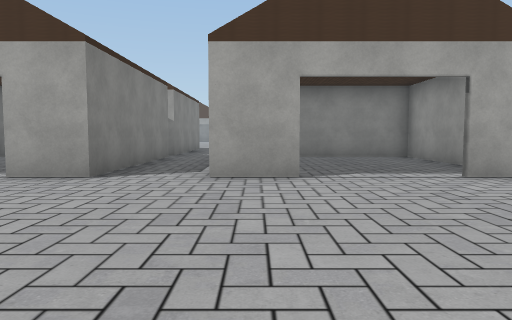
View 1 (above)

24 first-person views from a walk through a scene from a Unity 3-D project. The camera is 1.3 m above the floor, tilts 4° down and sees 70° across. The floor is counted in squares, 2 m on a side. Each view is taken from the middle of a square. On the plan, view 1 faces up. The plan holds only what a view shows up to about 11 squares ahead; the rest is blank. The place goes on beyond the plan. The player character is not drawn. Some surface patterns are stand-ins.

View 2
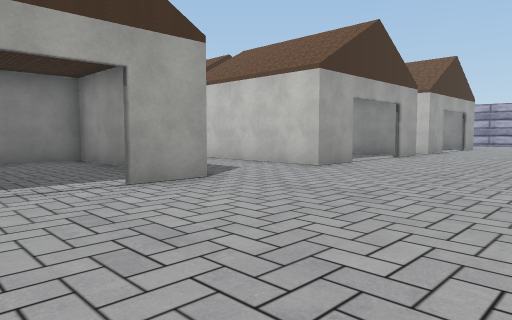

View 3
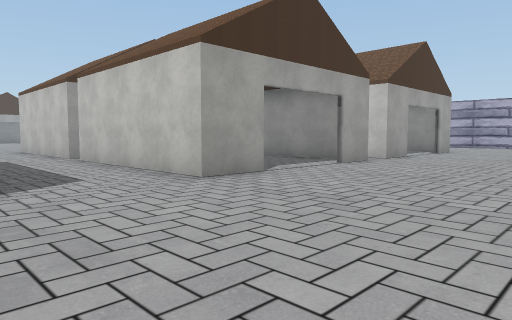

View 4
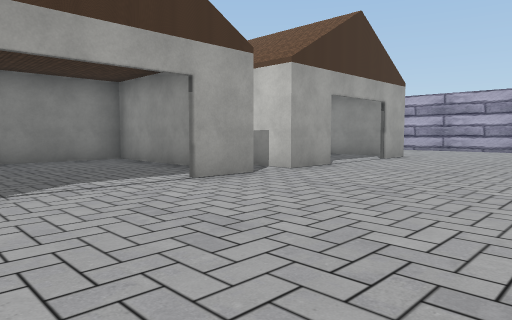

View 5
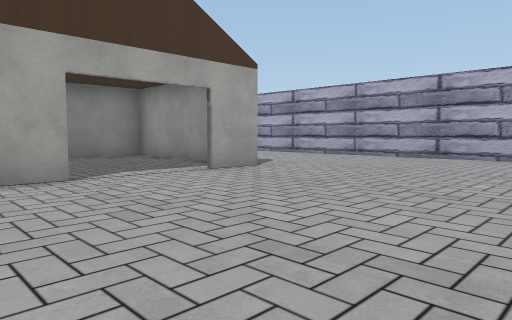

View 6
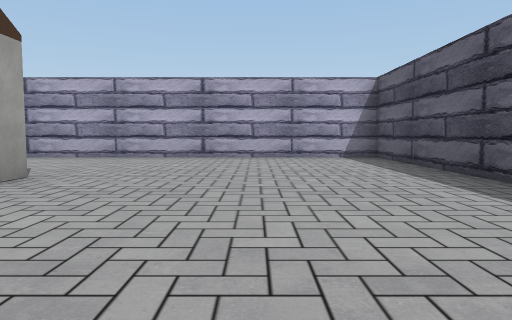

View 7
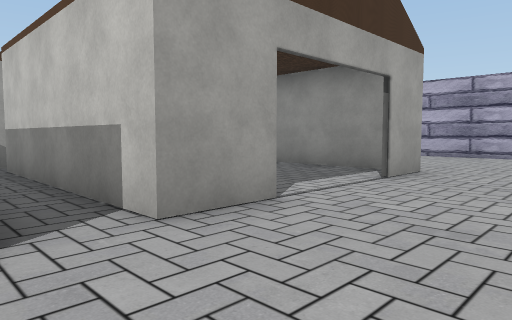

View 8
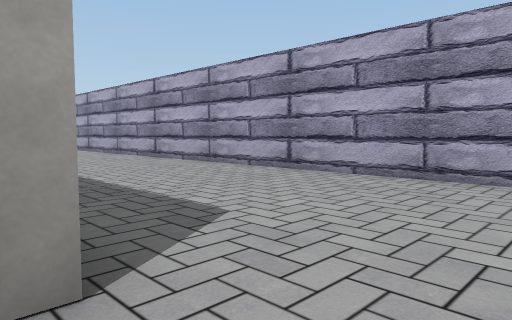

View 9
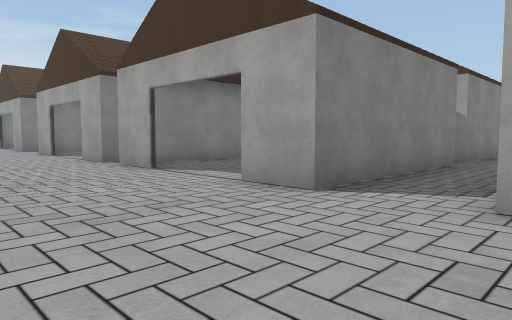

View 10
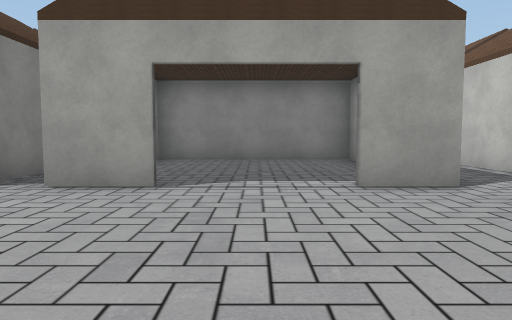

View 11
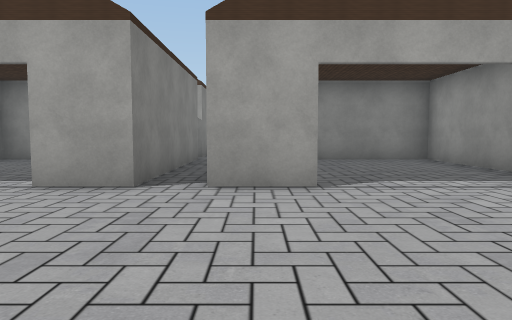

View 12
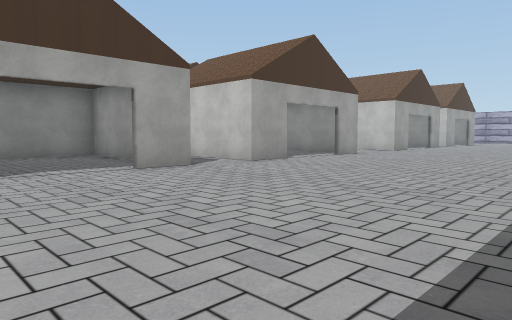

View 13
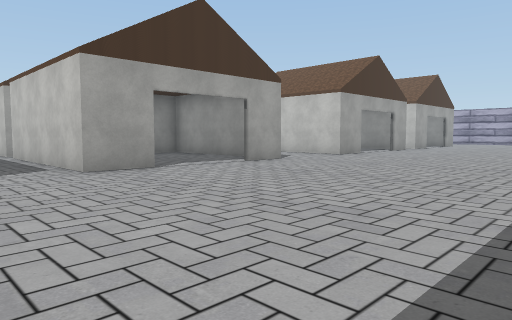

View 14
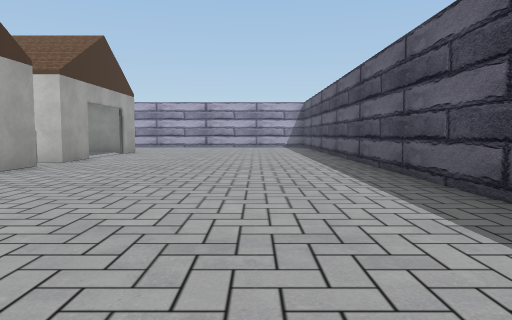

View 15
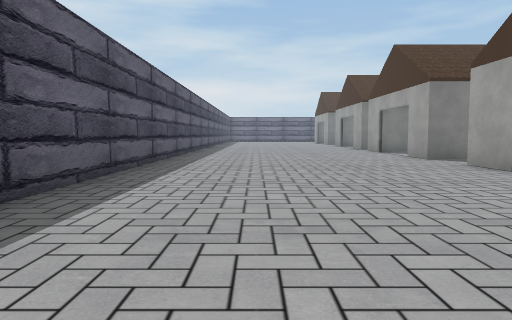

View 16
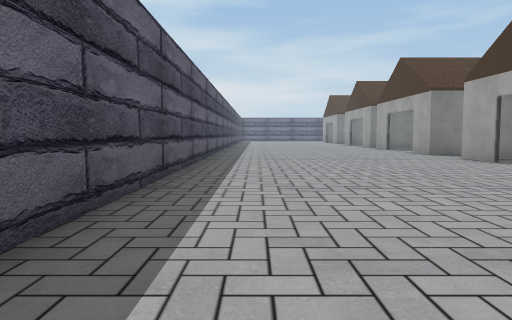

View 17
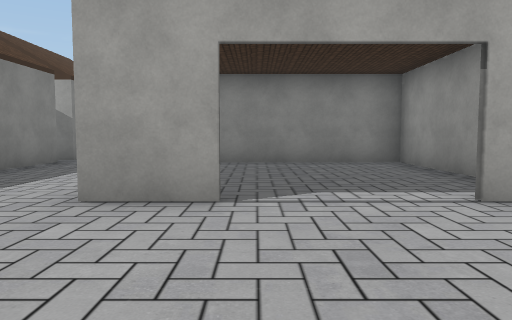

View 18
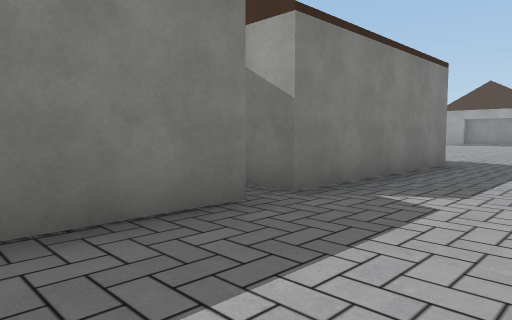

View 19
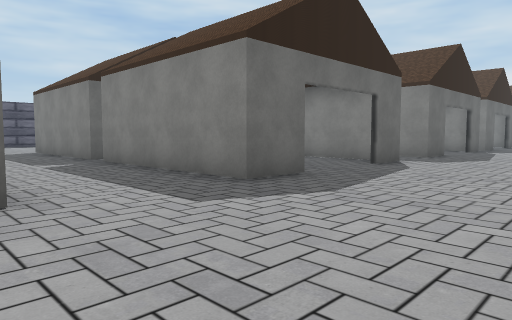

View 20
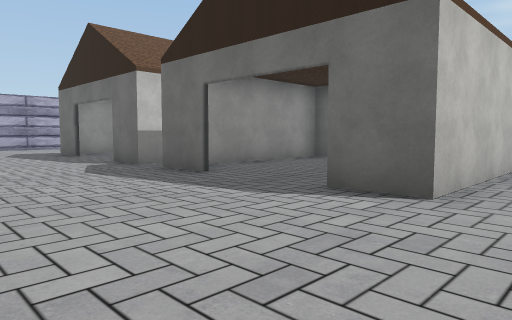

View 21
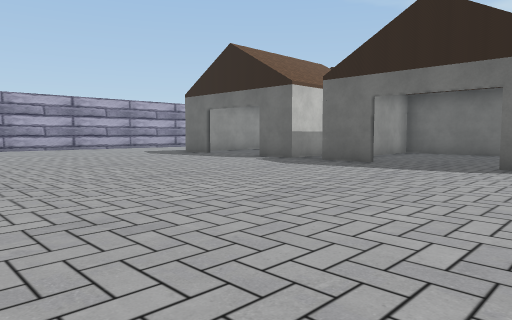

View 22
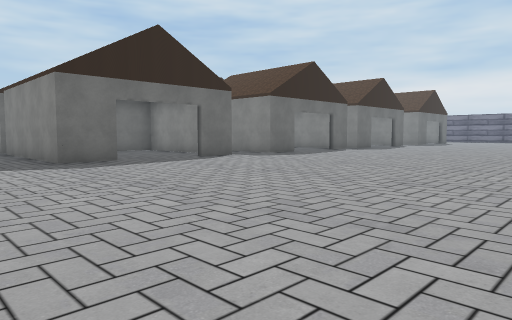

View 23
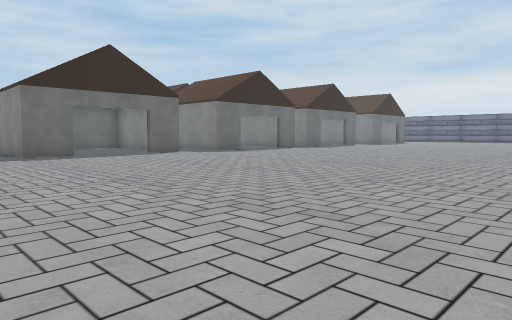

View 24
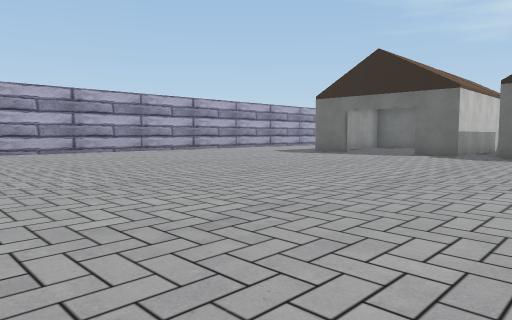

### Floor plan
Key: @ floor where view 1 was taken; # wall or solid block; x gap in a wall; . floor; H house.
Columns run from 9 left of view 1 to 24 right of it. Each row starts with its distance up from view 1.
 28              ....  ....
 27         .........  .........
 26     .............  .............
 25     .............  .............
 24     ............................
 23     ...........................
 22     ..........................
 21     ..........................
 20      ........................
 19       ......................
 18      .......................
 17      .......................
 16      x#..#  x#...## x#.## x#
 15 H     H      H... ...H.    H   ..
 14 H     H      H... ...H     H  ...#
 13 H     H.     H... ...H     H  ...#
 12 H     H.     H... ...H     H  ...#
 11       ...    ....            ....#
 10 H.HHHHH..HHHHH...HHHHH.H HHH ....#
  9 H.H...H.. ...H.......H.  ..H ....#
  8 H.H...H.. ...H.......H.  ..H.....#
  7 H.H...H.. ...H.......H. ...H.....#
  6 H.H###H..H# xH...H# xH.H###H.....#
  5 .................................#
  4 .................................#
  3 .................................#
  2  ................................#
  1   ...............................#
  0   .......@.......................#
 -1   ...............................#
 -2      #############################

Positions as (right, up) in squares from view 1, and headings:
1: (0, 0), facing up
2: (1, 1), facing up-right
3: (4, 1), facing up-right
4: (8, 1), facing up-right
5: (13, 0), facing up-right
6: (13, 2), facing right
7: (12, 3), facing up-right
8: (18, 4), facing up-right
9: (0, 2), facing up-left
10: (-5, 1), facing up
11: (-7, 1), facing up
12: (-7, -1), facing up-right
13: (-3, -1), facing up-right
14: (5, 1), facing right
15: (7, 1), facing left
16: (9, 0), facing left
17: (9, 2), facing up
18: (7, 8), facing up-left
19: (8, 20), facing down-left
20: (6, 20), facing down-right
21: (7, 24), facing down-right
22: (7, 25), facing down-left
23: (7, 28), facing down-left
24: (10, 28), facing down-right
